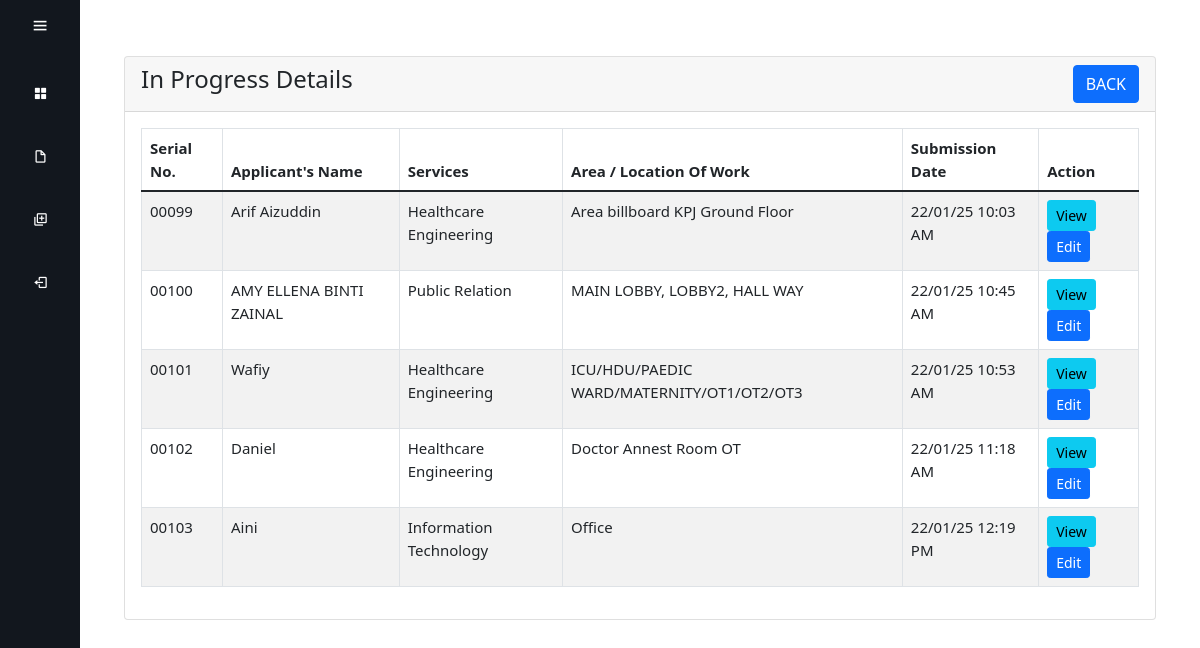
The page /inProgress.php on the database as committed earlier.
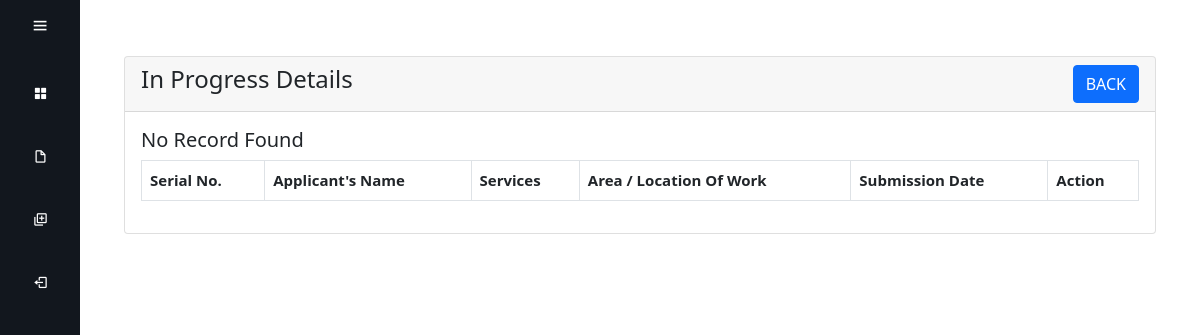
The same page on the database as committed later.
### tables this page shows
CREATE TABLE IF NOT EXISTS `form` (
`id` int(5) unsigned zerofill NOT NULL,
  `name` varchar(100) NOT NULL,
  `durationFrom` date NOT NULL,
  `durationTo` date NOT NULL,
  `timeFrom` time NOT NULL,
  `timeTo` time NOT NULL,
  `companyName` varchar(500) NOT NULL,
  `svName` varchar(50) NOT NULL,
  `icNo` varchar(14) NOT NULL,
  `contactNo` varchar(15) NOT NULL,
  `longTermContract` varchar(100) NOT NULL,
  `workersName` varchar(800) NOT NULL,
  `exactLocation` varchar(100) NOT NULL,
  `workType` varchar(500) NOT NULL,
  `hazards` varchar(500) NOT NULL,
  `briefDate` date NOT NULL,
  `briefTime` time NOT NULL,
  `briefConducted` varchar(50) NOT NULL,
  `ppe` varchar(500) NOT NULL,
  `status` varchar(50) DEFAULT 'in progress',
  `applicantID` int(11) NOT NULL,
  `adminID` int(11) NOT NULL,
  `worksite` varchar(500) NOT NULL,
  `infection` varchar(500) NOT NULL,
  `date` datetime NOT NULL DEFAULT CURRENT_TIMESTAMP,
  `services` varchar(255) NOT NULL,
  `passNo` varchar(255) NOT NULL,
  `remark` varchar(500) NOT NULL,
  `is_notified` tinyint(1) DEFAULT '0'
);

### inProgress.php (the view, shortened to what this page needs)
<?php
    require 'dbconn.php';
?>
<!doctype html>
<html lang="en">
<head>
    <link href='https://unpkg.com/boxicons@2.1.4/css/boxicons.min.css' rel='stylesheet'>
    <link href="https://cdn.jsdelivr.net/npm/bootstrap@5.1.3/dist/css/bootstrap.min.css" rel="stylesheet">
    <link rel="stylesheet" href="https://cdn.datatables.net/1.13.4/css/dataTables.bootstrap5.min.css" />
    <link rel="stylesheet" href="style.css">
</head>
<body>
    <div class="sidebar" id="sidebar">
        <div class="top">
            <i class="bx bx-menu" id="btn"></i>
        </div>
        <ul>
            <li>
                <a href="dashboard.php">
                    <i class="bx bxs-grid-alt"></i>
                </a>
            </li>
            <li>
                <a href="form.php">
                    <i class="bx bx-file-blank"></i>
                </a>
            </li>
            <li>
                <a href="services.php">
                    <i class="bx bx-add-to-queue"></i>
                </a>
            </li>
            <li>
                <a href="logout.php" onclick="return confirmLogout();">
                    <i class="bx bx-log-out"></i>
                </a>
            </li>
        </ul>
    </div>
    <div class="main-content" id="main-content">
        <div class="container mt-4">
            <div class="row">
            <div class="container">
                <div class="col-md-12">
                    <div class="card">
                        <div class="card-header">
                            <h4>In Progress Details
                            <a href="dashboard.php" class="btn btn-primary float-end">BACK</a>
                            </h4>
                        </div>
                        <div class="card-body">
                            <table id="myTable" class="table table-bordered table-striped">
                                <thead>
                                    <tr>
                                        <th>Serial No.</th>
                                        <th>Applicant's Name</th>
                                        <th>Services</th>
                                        <th>Area / Location Of Work</th>
                                        <th>Submission Date</th>
                                        <th>Action</th>
                                    </tr>
                                </thead>
                                <tbody>
                                    <?php
                                        $query = "SELECT * FROM form WHERE status = 'in progress'";
                                        $query_run = mysqli_query($conn, $query);
                                        if(mysqli_num_rows($query_run) > 0)
                                        {
                                            foreach($query_run as $ptw)
                                            {
                                                    $dateTime = new DateTime($ptw['date']);
                                                    $formattedDate = $dateTime->format('d/m/y');
                                                    $formattedTime = $dateTime->format('h:i A');
                                                ?>
                                                <tr>
                                                    <td><?= $ptw['id']; ?></td>
                                                    <td><?= $ptw['name']; ?></td>
                                                    <td><?= $ptw['services']; ?></td>
                                                    <td><?= $ptw['exactLocation']; ?></td>
                                                    <td><?= ($formattedDate . ' ' . $formattedTime); ?></td>
                                                    <td>
                                                        <a href="view.php?id=<?= $ptw['id']; ?>" class="btn btn-info btn-sm">View</a>
                                                        <a href="edit.php?id=<?= $ptw['id']; ?>" class="btn btn-primary btn-sm">Edit</a>
                                                    </td>
                                                </tr>
                                                <?php
                                            }
                                        }
                                        else
                                        {
                                            echo "<h5> No Record Found </h5>";
                                        }
                                    ?>
                                </tbody>
                            </table>
                        </div>
                    </div>
                </div>
            </div>
        </div>
    </div>
</body>
</html>

Rows that differ between the two databases and show on the page:
removed form: id "00099", name "Arif Aizuddin", services "Healthcare Engineering", exactLocation "Area billboard KPJ Ground Floor", date "22/01/25", date "10:03 AM"
removed form: id "00100", name "AMY ELLENA BINTI ZAINAL", services "Public Relation", exactLocation "MAIN LOBBY, LOBBY2, HALL WAY", date "22/01/25", date "10:45 AM"
removed form: id "00101", name "Wafiy", services "Healthcare Engineering", exactLocation "ICU/HDU/PAEDIC WARD/MATERNITY/OT1/OT2/OT3", date "22/01/25", date "10:53 AM"
removed form: id "00102", name "Daniel", services "Healthcare Engineering", exactLocation "Doctor Annest Room OT", date "22/01/25", date "11:18 AM"
removed form: id "00103", name "Aini", services "Information Technology", exactLocation "Office", date "22/01/25", date "12:19 PM"
Other text that changed with them:
text now shown: "No Record Found"
